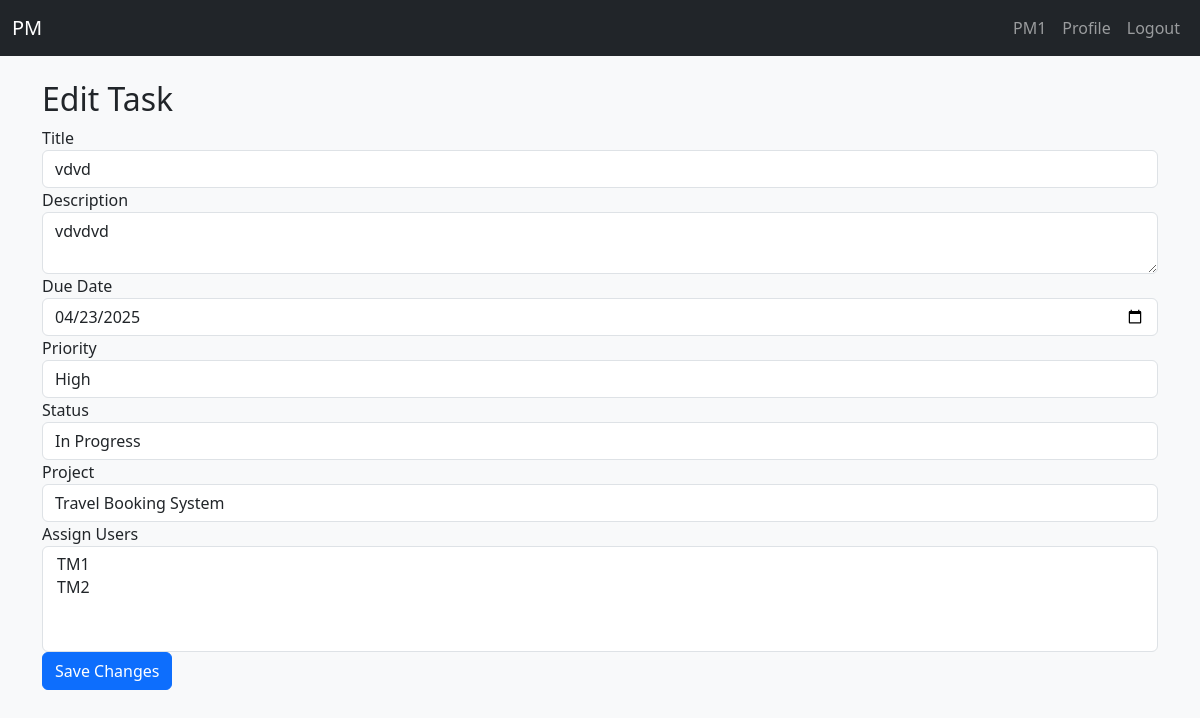
The app's page /tasks/3/edit (signed in), older data.
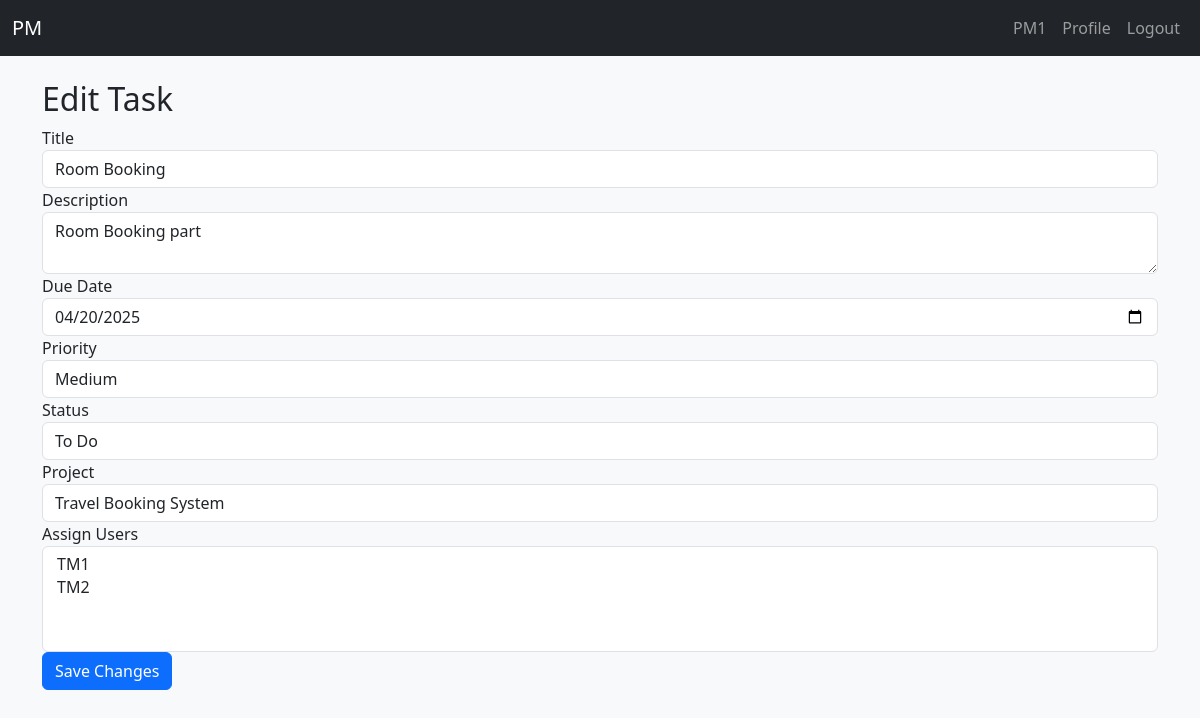
The same page, newer data.
### app/models.py (models this page shows)
class Task(db.Model):
    __tablename__ = 'tasks'
    id = db.Column(db.Integer, primary_key=True)
    title = db.Column(db.String(120), nullable=False)
    description = db.Column(db.Text)
    due_date = db.Column(db.Date)
    priority = db.Column(db.String(20))  # e.g., Low, Medium, High
    status = db.Column(db.String(20), default='To Do')  # To Do, In Progress, Completed
    project_id = db.Column(db.Integer, db.ForeignKey('projects.id'), nullable=False)
    project = db.relationship('Project', backref=db.backref('tasks', lazy=True))
    assigned_users = db.relationship('User', secondary='task_user', backref='tasks')

### app/task/routes.py (the view, shortened to what this page needs)
@task_bp.route('/<int:task_id>/edit', methods=['GET', 'POST'])
@login_required
def edit_task(task_id):
    task = Task.query.get_or_404(task_id)
    if current_user.role not in ['admin', 'project_manager'] or (
        current_user.role == 'project_manager' and task.project.manager_id != current_user.id):
        flash("You don't have permission to edit this task.", 'danger')
        return redirect(url_for('task.list_tasks'))
    form = TaskForm(obj=task)
    if request.method == 'GET':
        form.assigned_users.data = task.assigned_users
        form.project.data = task.project
    return render_template('tasks/edit_task.html', form=form, task=task)

### app/task/forms.py
class TaskForm(FlaskForm):
    title = StringField('Title', validators=[DataRequired()])
    description = TextAreaField('Description')
    due_date = DateField('Due Date')
    priority = SelectField('Priority', choices=[
        ('Low', 'Low'),
        ('Medium', 'Medium'),
        ('High', 'High')
    ])
    status = SelectField('Status', choices=[
        ('To Do', 'To Do'),
        ('In Progress', 'In Progress'),
        ('Completed', 'Completed')
    ])
    project = QuerySelectField('Project', query_factory=get_projects, allow_blank=False, get_label='name')
    assigned_users = QuerySelectMultipleField('Assign To', query_factory=get_users, get_label='name')
    submit = SubmitField('Submit')

### app/task/forms.py (called while the page is built)
def get_projects():
    return Project.query.all()

def get_users():
    return User.query.filter_by(role='team_member').all()

### app/templates/tasks/edit_task.html (shortened to what this page needs)
{% extends 'layout.html' %}
{% block content %}
  <h2>Edit Task</h2>
  <form method="POST" action="{{ url_for('task.edit_task', task_id=task.id) }}">
    <div class="form-group">
      <label for="title">Title</label>
      {{ form.title(class="form-control") }}
    </div>
    <div class="form-group">
      <label for="description">Description</label>
      {{ form.description(class="form-control") }}
    </div>
    <div class="form-group">
      <label for="due_date">Due Date</label>
      {{ form.due_date(class="form-control") }}
    </div>
    <div class="form-group">
      <label for="priority">Priority</label>
      {{ form.priority(class="form-control") }}
    </div>
    <div class="form-group">
      <label for="status">Status</label>
      {{ form.status(class="form-control") }}
    </div>
    <div class="form-group">
      <label for="project">Project</label>
      {{ form.project(class="form-control") }}
    </div>
    <div class="form-group">
      <label for="assigned_users">Assign Users</label>
      {{ form.assigned_users(class="form-control") }}
    </div>
    <button type="submit" class="btn btn-primary">Save Changes</button>
  </form>
{% endblock %}

Row changes from the older to the newer data that the page shows:
changed Task "Travel Booking System": title "vdvd" → "Room Booking"; description "vdvdvd" → "Room Booking part"; due_date "04/23/2025" → "04/20/2025"; priority "High" → "Medium"; status "In Progress" → "To Do"
